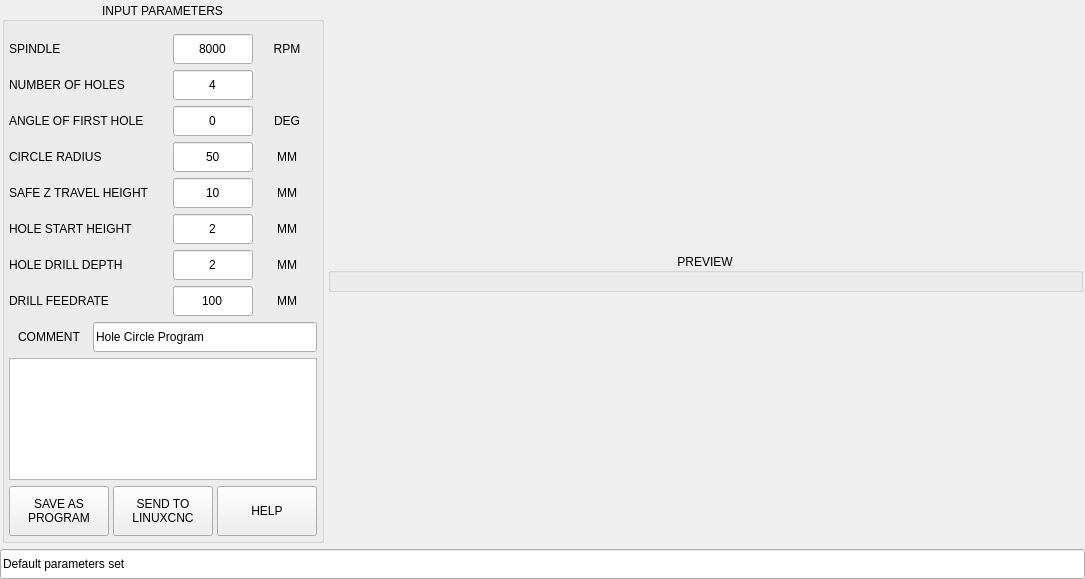
<?xml version="1.0" encoding="UTF-8"?>
<ui version="4.0">
 <class>Form</class>
 <widget class="QWidget" name="Form">
  <property name="geometry">
   <rect>
    <x>0</x>
    <y>0</y>
    <width>1085</width>
    <height>579</height>
   </rect>
  </property>
  <property name="windowTitle">
   <string>Form</string>
  </property>
  <layout class="QVBoxLayout" name="verticalLayout_2">
   <property name="spacing">
    <number>4</number>
   </property>
   <property name="leftMargin">
    <number>0</number>
   </property>
   <property name="topMargin">
    <number>0</number>
   </property>
   <property name="rightMargin">
    <number>0</number>
   </property>
   <property name="bottomMargin">
    <number>0</number>
   </property>
   <item>
    <widget class="QFrame" name="frame_hole_circle">
     <property name="maximumSize">
      <size>
       <width>16777215</width>
       <height>16777215</height>
      </size>
     </property>
     <property name="frameShape">
      <enum>QFrame::NoFrame</enum>
     </property>
     <property name="frameShadow">
      <enum>QFrame::Plain</enum>
     </property>
     <layout class="QHBoxLayout" name="horizontalLayout" stretch="0,1">
      <property name="spacing">
       <number>4</number>
      </property>
      <property name="leftMargin">
       <number>2</number>
      </property>
      <property name="topMargin">
       <number>2</number>
      </property>
      <property name="rightMargin">
       <number>2</number>
      </property>
      <property name="bottomMargin">
       <number>2</number>
      </property>
      <item>
       <widget class="QGroupBox" name="groupbox_parameters">
        <property name="title">
         <string>INPUT PARAMETERS</string>
        </property>
        <property name="alignment">
         <set>Qt::AlignCenter</set>
        </property>
        <layout class="QVBoxLayout" name="verticalLayout">
         <property name="spacing">
          <number>6</number>
         </property>
         <property name="leftMargin">
          <number>4</number>
         </property>
         <property name="topMargin">
          <number>12</number>
         </property>
         <property name="rightMargin">
          <number>4</number>
         </property>
         <property name="bottomMargin">
          <number>4</number>
         </property>
         <item>
          <widget class="QWidget" name="widget_spindle" native="true">
           <property name="minimumSize">
            <size>
             <width>0</width>
             <height>30</height>
            </size>
           </property>
           <property name="maximumSize">
            <size>
             <width>16777215</width>
             <height>30</height>
            </size>
           </property>
           <layout class="QHBoxLayout" name="horizontalLayout_12">
            <property name="spacing">
             <number>4</number>
            </property>
            <property name="leftMargin">
             <number>0</number>
            </property>
            <property name="topMargin">
             <number>0</number>
            </property>
            <property name="rightMargin">
             <number>0</number>
            </property>
            <property name="bottomMargin">
             <number>0</number>
            </property>
            <item>
             <widget class="QLabel" name="lbl_spindle">
              <property name="maximumSize">
               <size>
                <width>160</width>
                <height>16777215</height>
               </size>
              </property>
              <property name="text">
               <string>SPINDLE</string>
              </property>
             </widget>
            </item>
            <item>
             <widget class="QLineEdit" name="lineEdit_spindle">
              <property name="sizePolicy">
               <sizepolicy hsizetype="Preferred" vsizetype="Preferred">
                <horstretch>0</horstretch>
                <verstretch>0</verstretch>
               </sizepolicy>
              </property>
              <property name="minimumSize">
               <size>
                <width>80</width>
                <height>0</height>
               </size>
              </property>
              <property name="maximumSize">
               <size>
                <width>80</width>
                <height>16777215</height>
               </size>
              </property>
              <property name="text">
               <string>8000</string>
              </property>
              <property name="maxLength">
               <number>8</number>
              </property>
              <property name="alignment">
               <set>Qt::AlignCenter</set>
              </property>
             </widget>
            </item>
            <item>
             <widget class="QLabel" name="lbl_spindle_2">
              <property name="sizePolicy">
               <sizepolicy hsizetype="Preferred" vsizetype="Preferred">
                <horstretch>0</horstretch>
                <verstretch>0</verstretch>
               </sizepolicy>
              </property>
              <property name="minimumSize">
               <size>
                <width>60</width>
                <height>24</height>
               </size>
              </property>
              <property name="maximumSize">
               <size>
                <width>60</width>
                <height>24</height>
               </size>
              </property>
              <property name="text">
               <string>RPM</string>
              </property>
              <property name="scaledContents">
               <bool>true</bool>
              </property>
              <property name="alignment">
               <set>Qt::AlignCenter</set>
              </property>
             </widget>
            </item>
           </layout>
          </widget>
         </item>
         <item>
          <widget class="QWidget" name="widget_num_holes" native="true">
           <property name="minimumSize">
            <size>
             <width>0</width>
             <height>30</height>
            </size>
           </property>
           <property name="maximumSize">
            <size>
             <width>16777215</width>
             <height>30</height>
            </size>
           </property>
           <layout class="QHBoxLayout" name="horizontalLayout_6">
            <property name="spacing">
             <number>4</number>
            </property>
            <property name="leftMargin">
             <number>0</number>
            </property>
            <property name="topMargin">
             <number>0</number>
            </property>
            <property name="rightMargin">
             <number>0</number>
            </property>
            <property name="bottomMargin">
             <number>0</number>
            </property>
            <item>
             <widget class="QLabel" name="lbl_num_holes">
              <property name="minimumSize">
               <size>
                <width>160</width>
                <height>0</height>
               </size>
              </property>
              <property name="maximumSize">
               <size>
                <width>160</width>
                <height>16777215</height>
               </size>
              </property>
              <property name="text">
               <string>NUMBER OF HOLES</string>
              </property>
             </widget>
            </item>
            <item>
             <widget class="QLineEdit" name="lineEdit_num_holes">
              <property name="sizePolicy">
               <sizepolicy hsizetype="Preferred" vsizetype="Preferred">
                <horstretch>0</horstretch>
                <verstretch>0</verstretch>
               </sizepolicy>
              </property>
              <property name="minimumSize">
               <size>
                <width>80</width>
                <height>0</height>
               </size>
              </property>
              <property name="maximumSize">
               <size>
                <width>80</width>
                <height>16777215</height>
               </size>
              </property>
              <property name="text">
               <string>4</string>
              </property>
              <property name="maxLength">
               <number>5</number>
              </property>
              <property name="alignment">
               <set>Qt::AlignCenter</set>
              </property>
             </widget>
            </item>
            <item>
             <widget class="QLabel" name="lbl_num_holes_2">
              <property name="sizePolicy">
               <sizepolicy hsizetype="Preferred" vsizetype="Preferred">
                <horstretch>0</horstretch>
                <verstretch>0</verstretch>
               </sizepolicy>
              </property>
              <property name="minimumSize">
               <size>
                <width>60</width>
                <height>24</height>
               </size>
              </property>
              <property name="maximumSize">
               <size>
                <width>60</width>
                <height>24</height>
               </size>
              </property>
              <property name="text">
               <string/>
              </property>
              <property name="scaledContents">
               <bool>true</bool>
              </property>
              <property name="alignment">
               <set>Qt::AlignCenter</set>
              </property>
             </widget>
            </item>
           </layout>
          </widget>
         </item>
         <item>
          <widget class="QWidget" name="widget_first" native="true">
           <property name="minimumSize">
            <size>
             <width>0</width>
             <height>30</height>
            </size>
           </property>
           <property name="maximumSize">
            <size>
             <width>16777215</width>
             <height>30</height>
            </size>
           </property>
           <layout class="QHBoxLayout" name="horizontalLayout_7">
            <property name="spacing">
             <number>4</number>
            </property>
            <property name="leftMargin">
             <number>0</number>
            </property>
            <property name="topMargin">
             <number>0</number>
            </property>
            <property name="rightMargin">
             <number>0</number>
            </property>
            <property name="bottomMargin">
             <number>0</number>
            </property>
            <item>
             <widget class="QLabel" name="lbl_first">
              <property name="minimumSize">
               <size>
                <width>160</width>
                <height>0</height>
               </size>
              </property>
              <property name="maximumSize">
               <size>
                <width>160</width>
                <height>16777215</height>
               </size>
              </property>
              <property name="toolTip">
               <string>Tool to use for facing</string>
              </property>
              <property name="text">
               <string>ANGLE OF FIRST HOLE</string>
              </property>
             </widget>
            </item>
            <item>
             <widget class="QLineEdit" name="lineEdit_first">
              <property name="sizePolicy">
               <sizepolicy hsizetype="Preferred" vsizetype="Preferred">
                <horstretch>0</horstretch>
                <verstretch>0</verstretch>
               </sizepolicy>
              </property>
              <property name="minimumSize">
               <size>
                <width>80</width>
                <height>0</height>
               </size>
              </property>
              <property name="maximumSize">
               <size>
                <width>80</width>
                <height>16777215</height>
               </size>
              </property>
              <property name="toolTip">
               <string/>
              </property>
              <property name="text">
               <string>0</string>
              </property>
              <property name="maxLength">
               <number>6</number>
              </property>
              <property name="alignment">
               <set>Qt::AlignCenter</set>
              </property>
             </widget>
            </item>
            <item>
             <widget class="QLabel" name="lbl_first_2">
              <property name="sizePolicy">
               <sizepolicy hsizetype="Preferred" vsizetype="Preferred">
                <horstretch>0</horstretch>
                <verstretch>0</verstretch>
               </sizepolicy>
              </property>
              <property name="minimumSize">
               <size>
                <width>60</width>
                <height>24</height>
               </size>
              </property>
              <property name="maximumSize">
               <size>
                <width>60</width>
                <height>24</height>
               </size>
              </property>
              <property name="text">
               <string>DEG</string>
              </property>
              <property name="scaledContents">
               <bool>true</bool>
              </property>
              <property name="alignment">
               <set>Qt::AlignCenter</set>
              </property>
             </widget>
            </item>
           </layout>
          </widget>
         </item>
         <item>
          <widget class="QWidget" name="widget_radius" native="true">
           <property name="minimumSize">
            <size>
             <width>0</width>
             <height>30</height>
            </size>
           </property>
           <property name="maximumSize">
            <size>
             <width>16777215</width>
             <height>30</height>
            </size>
           </property>
           <layout class="QHBoxLayout" name="horizontalLayout_8">
            <property name="spacing">
             <number>4</number>
            </property>
            <property name="leftMargin">
             <number>0</number>
            </property>
            <property name="topMargin">
             <number>0</number>
            </property>
            <property name="rightMargin">
             <number>0</number>
            </property>
            <property name="bottomMargin">
             <number>0</number>
            </property>
            <item>
             <widget class="QLabel" name="lbl_radius">
              <property name="minimumSize">
               <size>
                <width>160</width>
                <height>0</height>
               </size>
              </property>
              <property name="maximumSize">
               <size>
                <width>160</width>
                <height>16777215</height>
               </size>
              </property>
              <property name="text">
               <string>CIRCLE RADIUS</string>
              </property>
             </widget>
            </item>
            <item>
             <widget class="QLineEdit" name="lineEdit_radius">
              <property name="sizePolicy">
               <sizepolicy hsizetype="Preferred" vsizetype="Preferred">
                <horstretch>0</horstretch>
                <verstretch>0</verstretch>
               </sizepolicy>
              </property>
              <property name="minimumSize">
               <size>
                <width>80</width>
                <height>0</height>
               </size>
              </property>
              <property name="maximumSize">
               <size>
                <width>80</width>
                <height>16777215</height>
               </size>
              </property>
              <property name="text">
               <string>50</string>
              </property>
              <property name="maxLength">
               <number>6</number>
              </property>
              <property name="alignment">
               <set>Qt::AlignCenter</set>
              </property>
             </widget>
            </item>
            <item>
             <widget class="QLabel" name="lbl_radius_unit">
              <property name="sizePolicy">
               <sizepolicy hsizetype="Preferred" vsizetype="Preferred">
                <horstretch>0</horstretch>
                <verstretch>0</verstretch>
               </sizepolicy>
              </property>
              <property name="minimumSize">
               <size>
                <width>60</width>
                <height>24</height>
               </size>
              </property>
              <property name="maximumSize">
               <size>
                <width>60</width>
                <height>24</height>
               </size>
              </property>
              <property name="text">
               <string>MM</string>
              </property>
              <property name="scaledContents">
               <bool>true</bool>
              </property>
              <property name="alignment">
               <set>Qt::AlignCenter</set>
              </property>
             </widget>
            </item>
           </layout>
          </widget>
         </item>
         <item>
          <widget class="QWidget" name="widget_safe_z" native="true">
           <property name="minimumSize">
            <size>
             <width>0</width>
             <height>30</height>
            </size>
           </property>
           <property name="maximumSize">
            <size>
             <width>16777215</width>
             <height>30</height>
            </size>
           </property>
           <layout class="QHBoxLayout" name="horizontalLayout_2">
            <property name="spacing">
             <number>4</number>
            </property>
            <property name="leftMargin">
             <number>0</number>
            </property>
            <property name="topMargin">
             <number>0</number>
            </property>
            <property name="rightMargin">
             <number>0</number>
            </property>
            <property name="bottomMargin">
             <number>0</number>
            </property>
            <item>
             <widget class="QLabel" name="lbl_safe_z">
              <property name="minimumSize">
               <size>
                <width>160</width>
                <height>0</height>
               </size>
              </property>
              <property name="maximumSize">
               <size>
                <width>160</width>
                <height>16777215</height>
               </size>
              </property>
              <property name="text">
               <string>SAFE Z TRAVEL HEIGHT</string>
              </property>
             </widget>
            </item>
            <item>
             <widget class="QLineEdit" name="lineEdit_safe_z">
              <property name="sizePolicy">
               <sizepolicy hsizetype="Preferred" vsizetype="Preferred">
                <horstretch>0</horstretch>
                <verstretch>0</verstretch>
               </sizepolicy>
              </property>
              <property name="minimumSize">
               <size>
                <width>80</width>
                <height>0</height>
               </size>
              </property>
              <property name="maximumSize">
               <size>
                <width>80</width>
                <height>16777215</height>
               </size>
              </property>
              <property name="text">
               <string>10</string>
              </property>
              <property name="maxLength">
               <number>4</number>
              </property>
              <property name="alignment">
               <set>Qt::AlignCenter</set>
              </property>
             </widget>
            </item>
            <item>
             <widget class="QLabel" name="lbl_safe_z_unit">
              <property name="sizePolicy">
               <sizepolicy hsizetype="Preferred" vsizetype="Preferred">
                <horstretch>0</horstretch>
                <verstretch>0</verstretch>
               </sizepolicy>
              </property>
              <property name="minimumSize">
               <size>
                <width>60</width>
                <height>24</height>
               </size>
              </property>
              <property name="maximumSize">
               <size>
                <width>60</width>
                <height>24</height>
               </size>
              </property>
              <property name="text">
               <string>MM</string>
              </property>
              <property name="scaledContents">
               <bool>true</bool>
              </property>
              <property name="alignment">
               <set>Qt::AlignCenter</set>
              </property>
             </widget>
            </item>
           </layout>
          </widget>
         </item>
         <item>
          <widget class="QWidget" name="widget_start_height" native="true">
           <property name="minimumSize">
            <size>
             <width>0</width>
             <height>30</height>
            </size>
           </property>
           <property name="maximumSize">
            <size>
             <width>16777215</width>
             <height>30</height>
            </size>
           </property>
           <layout class="QHBoxLayout" name="horizontalLayout_3">
            <property name="spacing">
             <number>4</number>
            </property>
            <property name="leftMargin">
             <number>0</number>
            </property>
            <property name="topMargin">
             <number>0</number>
            </property>
            <property name="rightMargin">
             <number>0</number>
            </property>
            <property name="bottomMargin">
             <number>0</number>
            </property>
            <item>
             <widget class="QLabel" name="lbl_start_height">
              <property name="maximumSize">
               <size>
                <width>160</width>
                <height>16777215</height>
               </size>
              </property>
              <property name="text">
               <string>HOLE START HEIGHT</string>
              </property>
             </widget>
            </item>
            <item>
             <widget class="QLineEdit" name="lineEdit_start_height">
              <property name="sizePolicy">
               <sizepolicy hsizetype="Preferred" vsizetype="Preferred">
                <horstretch>0</horstretch>
                <verstretch>0</verstretch>
               </sizepolicy>
              </property>
              <property name="minimumSize">
               <size>
                <width>80</width>
                <height>0</height>
               </size>
              </property>
              <property name="maximumSize">
               <size>
                <width>80</width>
                <height>16777215</height>
               </size>
              </property>
              <property name="text">
               <string>2</string>
              </property>
              <property name="alignment">
               <set>Qt::AlignCenter</set>
              </property>
             </widget>
            </item>
            <item>
             <widget class="QLabel" name="lbl_start_height_unit">
              <property name="sizePolicy">
               <sizepolicy hsizetype="Preferred" vsizetype="Preferred">
                <horstretch>0</horstretch>
                <verstretch>0</verstretch>
               </sizepolicy>
              </property>
              <property name="minimumSize">
               <size>
                <width>60</width>
                <height>24</height>
               </size>
              </property>
              <property name="maximumSize">
               <size>
                <width>60</width>
                <height>24</height>
               </size>
              </property>
              <property name="text">
               <string>MM</string>
              </property>
              <property name="scaledContents">
               <bool>true</bool>
              </property>
              <property name="alignment">
               <set>Qt::AlignCenter</set>
              </property>
             </widget>
            </item>
           </layout>
          </widget>
         </item>
         <item>
          <widget class="QWidget" name="widget_depth" native="true">
           <property name="minimumSize">
            <size>
             <width>0</width>
             <height>30</height>
            </size>
           </property>
           <property name="maximumSize">
            <size>
             <width>16777215</width>
             <height>30</height>
            </size>
           </property>
           <layout class="QHBoxLayout" name="horizontalLayout_4">
            <property name="spacing">
             <number>4</number>
            </property>
            <property name="leftMargin">
             <number>0</number>
            </property>
            <property name="topMargin">
             <number>0</number>
            </property>
            <property name="rightMargin">
             <number>0</number>
            </property>
            <property name="bottomMargin">
             <number>0</number>
            </property>
            <item>
             <widget class="QLabel" name="lbl_depth">
              <property name="minimumSize">
               <size>
                <width>160</width>
                <height>0</height>
               </size>
              </property>
              <property name="maximumSize">
               <size>
                <width>160</width>
                <height>16777215</height>
               </size>
              </property>
              <property name="text">
               <string>HOLE DRILL DEPTH</string>
              </property>
             </widget>
            </item>
            <item>
             <widget class="QLineEdit" name="lineEdit_depth">
              <property name="sizePolicy">
               <sizepolicy hsizetype="Preferred" vsizetype="Preferred">
                <horstretch>0</horstretch>
                <verstretch>0</verstretch>
               </sizepolicy>
              </property>
              <property name="minimumSize">
               <size>
                <width>80</width>
                <height>0</height>
               </size>
              </property>
              <property name="maximumSize">
               <size>
                <width>80</width>
                <height>16777215</height>
               </size>
              </property>
              <property name="text">
               <string>2</string>
              </property>
              <property name="alignment">
               <set>Qt::AlignCenter</set>
              </property>
             </widget>
            </item>
            <item>
             <widget class="QLabel" name="lbl_depth_unit">
              <property name="sizePolicy">
               <sizepolicy hsizetype="Preferred" vsizetype="Preferred">
                <horstretch>0</horstretch>
                <verstretch>0</verstretch>
               </sizepolicy>
              </property>
              <property name="minimumSize">
               <size>
                <width>60</width>
                <height>24</height>
               </size>
              </property>
              <property name="maximumSize">
               <size>
                <width>60</width>
                <height>24</height>
               </size>
              </property>
              <property name="text">
               <string>MM</string>
              </property>
              <property name="scaledContents">
               <bool>true</bool>
              </property>
              <property name="alignment">
               <set>Qt::AlignCenter</set>
              </property>
             </widget>
            </item>
           </layout>
          </widget>
         </item>
         <item>
          <widget class="QWidget" name="widget_drill_feedrate" native="true">
           <property name="minimumSize">
            <size>
             <width>0</width>
             <height>30</height>
            </size>
           </property>
           <property name="maximumSize">
            <size>
             <width>16777215</width>
             <height>30</height>
            </size>
           </property>
           <layout class="QHBoxLayout" name="horizontalLayout_10">
            <property name="spacing">
             <number>4</number>
            </property>
            <property name="leftMargin">
             <number>0</number>
            </property>
            <property name="topMargin">
             <number>0</number>
            </property>
            <property name="rightMargin">
             <number>0</number>
            </property>
            <property name="bottomMargin">
             <number>0</number>
            </property>
            <item>
             <widget class="QLabel" name="lbl_drill_feed">
              <property name="maximumSize">
               <size>
                <width>160</width>
                <height>16777215</height>
               </size>
              </property>
              <property name="text">
               <string>DRILL FEEDRATE</string>
              </property>
             </widget>
            </item>
            <item>
             <widget class="QLineEdit" name="lineEdit_drill_feed">
              <property name="sizePolicy">
               <sizepolicy hsizetype="Preferred" vsizetype="Preferred">
                <horstretch>0</horstretch>
                <verstretch>0</verstretch>
               </sizepolicy>
              </property>
              <property name="minimumSize">
               <size>
                <width>80</width>
                <height>0</height>
               </size>
              </property>
              <property name="maximumSize">
               <size>
                <width>80</width>
                <height>16777215</height>
               </size>
              </property>
              <property name="text">
               <string>100</string>
              </property>
              <property name="maxLength">
               <number>10</number>
              </property>
              <property name="alignment">
               <set>Qt::AlignCenter</set>
              </property>
             </widget>
            </item>
            <item>
             <widget class="QLabel" name="lbl_drill_feed_unit">
              <property name="sizePolicy">
               <sizepolicy hsizetype="Preferred" vsizetype="Preferred">
                <horstretch>0</horstretch>
                <verstretch>0</verstretch>
               </sizepolicy>
              </property>
              <property name="minimumSize">
               <size>
                <width>60</width>
                <height>24</height>
               </size>
              </property>
              <property name="maximumSize">
               <size>
                <width>60</width>
                <height>24</height>
               </size>
              </property>
              <property name="text">
               <string>MM</string>
              </property>
              <property name="scaledContents">
               <bool>true</bool>
              </property>
              <property name="alignment">
               <set>Qt::AlignCenter</set>
              </property>
             </widget>
            </item>
           </layout>
          </widget>
         </item>
         <item>
          <widget class="QWidget" name="widget_comment" native="true">
           <property name="minimumSize">
            <size>
             <width>0</width>
             <height>30</height>
            </size>
           </property>
           <property name="maximumSize">
            <size>
             <width>16777215</width>
             <height>30</height>
            </size>
           </property>
           <layout class="QHBoxLayout" name="horizontalLayout_11">
            <property name="spacing">
             <number>4</number>
            </property>
            <property name="leftMargin">
             <number>0</number>
            </property>
            <property name="topMargin">
             <number>0</number>
            </property>
            <property name="rightMargin">
             <number>0</number>
            </property>
            <property name="bottomMargin">
             <number>0</number>
            </property>
            <item>
             <widget class="QLabel" name="lbl_comment">
              <property name="minimumSize">
               <size>
                <width>80</width>
                <height>0</height>
               </size>
              </property>
              <property name="maximumSize">
               <size>
                <width>80</width>
                <height>16777215</height>
               </size>
              </property>
              <property name="toolTip">
               <string>Comment for gcode file</string>
              </property>
              <property name="text">
               <string>COMMENT</string>
              </property>
              <property name="alignment">
               <set>Qt::AlignCenter</set>
              </property>
             </widget>
            </item>
            <item>
             <widget class="QLineEdit" name="lineEdit_comment">
              <property name="sizePolicy">
               <sizepolicy hsizetype="Preferred" vsizetype="Preferred">
                <horstretch>0</horstretch>
                <verstretch>0</verstretch>
               </sizepolicy>
              </property>
              <property name="toolTip">
               <string/>
              </property>
              <property name="text">
               <string>Hole Circle Program</string>
              </property>
             </widget>
            </item>
           </layout>
          </widget>
         </item>
         <item>
          <widget class="QPlainTextEdit" name="report">
           <property name="sizePolicy">
            <sizepolicy hsizetype="Preferred" vsizetype="Expanding">
             <horstretch>0</horstretch>
             <verstretch>0</verstretch>
            </sizepolicy>
           </property>
           <property name="documentTitle">
            <string>Hole Coordinates</string>
           </property>
           <property name="readOnly">
            <bool>true</bool>
           </property>
          </widget>
         </item>
         <item>
          <widget class="QWidget" name="widget_buttons" native="true">
           <property name="minimumSize">
            <size>
             <width>0</width>
             <height>50</height>
            </size>
           </property>
           <property name="maximumSize">
            <size>
             <width>16777215</width>
             <height>50</height>
            </size>
           </property>
           <layout class="QHBoxLayout" name="horizontalLayout_13">
            <property name="spacing">
             <number>4</number>
            </property>
            <property name="leftMargin">
             <number>0</number>
            </property>
            <property name="topMargin">
             <number>0</number>
            </property>
            <property name="rightMargin">
             <number>0</number>
            </property>
            <property name="bottomMargin">
             <number>0</number>
            </property>
            <item>
             <widget class="QPushButton" name="btn_create">
              <property name="sizePolicy">
               <sizepolicy hsizetype="Preferred" vsizetype="Preferred">
                <horstretch>0</horstretch>
                <verstretch>0</verstretch>
               </sizepolicy>
              </property>
              <property name="minimumSize">
               <size>
                <width>0</width>
                <height>50</height>
               </size>
              </property>
              <property name="maximumSize">
               <size>
                <width>16777215</width>
                <height>50</height>
               </size>
              </property>
              <property name="toolTip">
               <string>Create program and save to file</string>
              </property>
              <property name="text">
               <string>SAVE AS
PROGRAM</string>
              </property>
             </widget>
            </item>
            <item>
             <widget class="QPushButton" name="btn_send">
              <property name="sizePolicy">
               <sizepolicy hsizetype="Preferred" vsizetype="Preferred">
                <horstretch>0</horstretch>
                <verstretch>0</verstretch>
               </sizepolicy>
              </property>
              <property name="minimumSize">
               <size>
                <width>0</width>
                <height>50</height>
               </size>
              </property>
              <property name="maximumSize">
               <size>
                <width>16777215</width>
                <height>50</height>
               </size>
              </property>
              <property name="toolTip">
               <string>Create temporary macro and load in linuxcnc</string>
              </property>
              <property name="text">
               <string>SEND TO
LINUXCNC</string>
              </property>
             </widget>
            </item>
            <item>
             <widget class="QPushButton" name="btn_help">
              <property name="sizePolicy">
               <sizepolicy hsizetype="Preferred" vsizetype="Preferred">
                <horstretch>0</horstretch>
                <verstretch>0</verstretch>
               </sizepolicy>
              </property>
              <property name="minimumSize">
               <size>
                <width>0</width>
                <height>50</height>
               </size>
              </property>
              <property name="maximumSize">
               <size>
                <width>16777215</width>
                <height>50</height>
               </size>
              </property>
              <property name="toolTip">
               <string>Opens a help dialog box</string>
              </property>
              <property name="text">
               <string>HELP</string>
              </property>
              <property name="checkable">
               <bool>false</bool>
              </property>
             </widget>
            </item>
           </layout>
          </widget>
         </item>
        </layout>
       </widget>
      </item>
      <item>
       <widget class="QGroupBox" name="groupbox_preview">
        <property name="title">
         <string>PREVIEW</string>
        </property>
        <property name="alignment">
         <set>Qt::AlignCenter</set>
        </property>
        <layout class="QVBoxLayout" name="layout_gb_preview" stretch="1">
         <property name="spacing">
          <number>4</number>
         </property>
         <property name="sizeConstraint">
          <enum>QLayout::SetMaximumSize</enum>
         </property>
         <property name="leftMargin">
          <number>4</number>
         </property>
         <property name="topMargin">
          <number>12</number>
         </property>
         <property name="rightMargin">
          <number>4</number>
         </property>
         <property name="bottomMargin">
          <number>4</number>
         </property>
         <item>
          <layout class="QVBoxLayout" name="layout_preview">
           <property name="spacing">
            <number>4</number>
           </property>
          </layout>
         </item>
        </layout>
       </widget>
      </item>
     </layout>
    </widget>
   </item>
   <item>
    <widget class="QLineEdit" name="lineEdit_status">
     <property name="sizePolicy">
      <sizepolicy hsizetype="Preferred" vsizetype="Preferred">
       <horstretch>0</horstretch>
       <verstretch>0</verstretch>
      </sizepolicy>
     </property>
     <property name="minimumSize">
      <size>
       <width>0</width>
       <height>30</height>
      </size>
     </property>
     <property name="maximumSize">
      <size>
       <width>16777215</width>
       <height>30</height>
      </size>
     </property>
     <property name="text">
      <string>Default parameters set</string>
     </property>
     <property name="readOnly">
      <bool>true</bool>
     </property>
     <property name="placeholderText">
      <string/>
     </property>
    </widget>
   </item>
  </layout>
 </widget>
 <resources/>
 <connections/>
 <slots>
  <slot>validate()</slot>
  <slot>create_program()</slot>
  <slot>units_changed()</slot>
  <slot>raster_changed()</slot>
  <slot>btn_help_clicked()</slot>
 </slots>
</ui>
